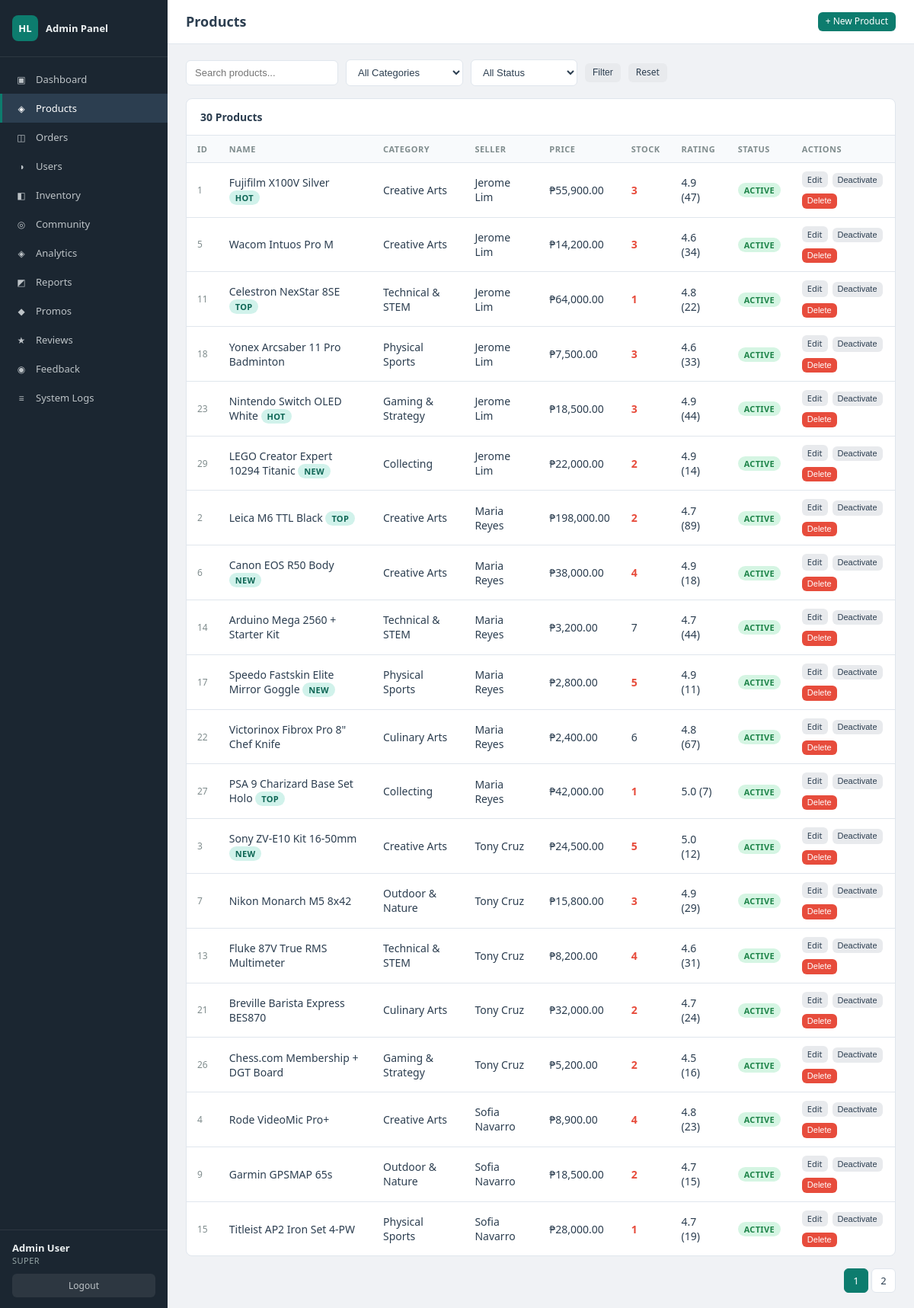
The app's page /admin/products.php (signed in) with its own data.
### tables this page shows
CREATE TABLE products (
    id INT AUTO_INCREMENT PRIMARY KEY,
    seller_id INT NOT NULL,
    category_id VARCHAR(20) NOT NULL,
    name VARCHAR(150) NOT NULL,
    description TEXT,
    price DECIMAL(10,2) NOT NULL,
    original_price DECIMAL(10,2),
    sku VARCHAR(50),
    stock_qty INT DEFAULT 1,
    condition_label VARCHAR(30) NOT NULL,
    brand VARCHAR(100),
    badge ENUM('hot','top','new') DEFAULT NULL,
    bg_gradient VARCHAR(100),
    image_url VARCHAR(500),
    rating DECIMAL(2,1) DEFAULT 0,
    review_count INT DEFAULT 0,
    is_active TINYINT(1) DEFAULT 1,
    created_at TIMESTAMP DEFAULT CURRENT_TIMESTAMP,
    updated_at TIMESTAMP DEFAULT CURRENT_TIMESTAMP ON UPDATE CURRENT_TIMESTAMP,
    FOREIGN KEY (seller_id) REFERENCES users(id),
    FOREIGN KEY (category_id) REFERENCES categories(id)
);

CREATE TABLE categories (
    id VARCHAR(20) PRIMARY KEY,
    label VARCHAR(50) NOT NULL,
    sort_order INT DEFAULT 0
);

CREATE TABLE users (
    id INT AUTO_INCREMENT PRIMARY KEY,
    first_name VARCHAR(50) NOT NULL,
    last_name VARCHAR(50) NOT NULL,
    email VARCHAR(100) NOT NULL UNIQUE,
    username VARCHAR(50) UNIQUE DEFAULT NULL,
    password_hash VARCHAR(255) NOT NULL,
    phone VARCHAR(20),
    avatar_initials VARCHAR(5),
    avatar_color VARCHAR(7) DEFAULT '#0D7C6E',
    role ENUM('buyer','seller','admin') DEFAULT 'buyer',
    admin_level ENUM('super','editor','viewer') DEFAULT NULL,
    trust_badge VARCHAR(50) DEFAULT 'New Member',
    is_verified TINYINT(1) DEFAULT 0,
    created_at TIMESTAMP DEFAULT CURRENT_TIMESTAMP,
    updated_at TIMESTAMP DEFAULT CURRENT_TIMESTAMP ON UPDATE CURRENT_TIMESTAMP
);

### admin/products.php (the view, shortened to what this page needs)
<?php
require_once __DIR__ . '/includes/header.php';
$filter_cat = $_GET['cat'] ?? '';
$filter_status = $_GET['status'] ?? '';
$search = trim($_GET['q'] ?? '');
$page = max(1, (int) ($_GET['page'] ?? 1));
$per_page = 20;
$offset = ($page - 1) * $per_page;
$where = []; $params = [];
$sql_where = $where ? 'WHERE ' . implode(' AND ', $where) : '';
$total = $pdo->prepare("SELECT COUNT(*) FROM products p $sql_where");
$total->execute($params);
$total_count = (int) $total->fetchColumn();
$pages = max(1, (int) ceil($total_count / $per_page));
$stmt = $pdo->prepare("
    SELECT p.*, c.label AS cat_label,
           u.first_name, u.last_name
    FROM products p
    JOIN categories c ON c.id = p.category_id
    JOIN users u ON u.id = p.seller_id
    $sql_where
    ORDER BY p.created_at DESC
    LIMIT $per_page OFFSET $offset
");
$stmt->execute($params);
$products = $stmt->fetchAll();
$page_actions = '<a href="?create=1" class="btn btn-primary btn-sm">+ New Product</a>';
require_once __DIR__ . '/includes/sidebar.php';
?>
<div class="filters">
    <form method="GET" style="display:contents">
        <input type="text" name="q" placeholder="Search products..." value="<?= htmlspecialchars($search) ?>">
        <select name="cat">
            <option value="">All Categories</option>
        </select>
        <select name="status">
            <option value="">All Status</option>
        </select>
        <button type="submit" class="btn btn-gray btn-sm">Filter</button>
        <a href="/hobbyloop/admin/products.php" class="btn btn-gray btn-sm">Reset</a>
    </form>
</div>
<div class="card mb-0">
    <div class="card-header">
        <?= number_format($total_count) ?> Products
    </div>
    <div class="table-wrap">
        <table>
            <thead><tr>
                <th>ID</th><th>Name</th><th>Category</th><th>Seller</th>
                <th>Price</th><th>Stock</th><th>Rating</th><th>Status</th><th>Actions</th>
            </tr></thead>
            <tbody>
            <?php if (empty($products)): ?>
                <tr><td colspan="9" class="text-center text-muted" style="padding:24px">No products found.</td></tr>
            <?php else: ?>
            <?php foreach ($products as $p): ?>
            <tr>
                <td class="text-muted"><?= $p['id'] ?></td>
                <td><?= htmlspecialchars($p['name']) ?>
                    <?php if ($p['badge']): ?><span class="badge badge-teal"><?= $p['badge'] ?></span><?php endif; ?>
                </td>
                <td><?= htmlspecialchars($p['cat_label']) ?></td>
                <td><?= htmlspecialchars($p['first_name'] . ' ' . $p['last_name']) ?></td>
                <td>₱<?= number_format($p['price'], 2) ?></td>
                <td class="<?= $p['stock_qty'] <= 5 ? 'low-stock' : '' ?>"><?= $p['stock_qty'] ?></td>
                <td><?= $p['rating'] ?> (<?= $p['review_count'] ?>)</td>
                <td><span class="badge <?= $p['is_active'] ? 'badge-green' : 'badge-gray' ?>"><?= $p['is_active'] ? 'Active' : 'Inactive' ?></span></td>
                <td>
                    <div class="gap-2">
                        <a href="?edit=<?= $p['id'] ?>" class="btn btn-gray btn-xs">Edit</a>
                        <form method="POST" style="display:inline">
                            <button class="btn btn-gray btn-xs"><?= $p['is_active'] ? 'Deactivate' : 'Activate' ?></button>
                        </form>
                        <?php if (is_super()): ?>
                        <form method="POST" style="display:inline" onsubmit="return confirm('Delete this product?')">
                            <button class="btn btn-danger btn-xs">Delete</button>
                        </form>
                        <?php endif; ?>
                    </div>
                </td>
            </tr>
            <?php endforeach; ?>
            <?php endif; ?>
            </tbody>
        </table>
    </div>
</div>
<?php if ($pages > 1): ?>
<div class="pagination">
    <?php for ($i = 1; $i <= $pages; $i++): ?>
    <a href="?page=<?= $i ?>&cat=<?= urlencode($filter_cat) ?>&status=<?= urlencode($filter_status) ?>&q=<?= urlencode($search) ?>"
       class="<?= $i === $page ? 'current' : '' ?>"><?= $i ?></a>
    <?php endfor; ?>
</div>
<?php endif; ?>
<?php require_once __DIR__ . '/includes/footer.php'; ?>

### admin/admin.css (style rules this page uses)
*, *::before, *::after { box-sizing: border-box; margin: 0; padding: 0; }
:root { --sidebar-w: 220px; --teal: #0D7C6E; --teal-dark: #0a6459; --sidebar-bg: #1b2631; --sidebar-hover: #2c3e50; --sidebar-active: #0D7C6E; --text: #2c3e50; --text-light: #7f8c8d; --bg: #f0f2f5; --card-bg: #ffffff; --border: #e0e6ed; --red: #e74c3c; --green: #27ae60; --orange: #e67e22; --blue: #2980b9; }
body { font-family: 'Segoe UI', system-ui, sans-serif; font-size: 14px; color: var(--text); background: var(--bg); }
.card { background: var(--card-bg); border: 1px solid var(--border); border-radius: 8px; margin-bottom: 20px; overflow: hidden; }
.card-header { padding: 14px 18px; border-bottom: 1px solid var(--border); font-weight: 600; font-size: 14px; display: flex; align-items: center; justify-content: space-between; gap: 10px; }
.table-wrap { overflow-x: auto; }
table { width: 100%; border-collapse: collapse; }
thead th { padding: 10px 14px; text-align: left; font-size: 11px; font-weight: 600; text-transform: uppercase; letter-spacing: .5px; color: var(--text-light); border-bottom: 1px solid var(--border); background: #f8fafc; }
tbody td { padding: 11px 14px; border-bottom: 1px solid var(--border); vertical-align: middle; }
tbody tr:last-child td { border-bottom: none; }
.badge { display: inline-block; padding: 2px 8px; border-radius: 20px; font-size: 11px; font-weight: 600; text-transform: uppercase; letter-spacing: .3px; }
.badge-green { background: #d5f5e3; color: #1e8449; }
.badge-teal { background: #d1f2eb; color: #0e6655; }
.btn { display: inline-flex; align-items: center; gap: 5px; padding: 7px 14px; border: none; border-radius: 6px; font-size: 13px; font-weight: 500; cursor: pointer; text-decoration: none; transition: opacity .15s; line-height: 1.4; }
.btn-primary { background: var(--teal); color: #fff; }
.btn-danger { background: var(--red); color: #fff; }
.btn-gray { background: #e8eaed; color: var(--text); }
.btn-sm { padding: 4px 10px; font-size: 12px; }
.btn-xs { padding: 2px 7px; font-size: 11px; }
input[type=text], input[type=email], input[type=number], input[type=date], input[type=password], select, textarea { width: 100%; padding: 8px 11px; border: 1px solid var(--border); border-radius: 6px; font-size: 13px; color: var(--text); background: #fff; transition: border-color .15s; }
.filters { display: flex; align-items: center; gap: 10px; flex-wrap: wrap; margin-bottom: 16px; }
.filters select, .filters input[type=text] { width: auto; min-width: 140px; }
.pagination { display: flex; gap: 4px; margin-top: 16px; justify-content: flex-end; }
.pagination a, .pagination span { display: inline-flex; align-items: center; justify-content: center; width: 32px; height: 32px; border: 1px solid var(--border); border-radius: 6px; font-size: 13px; text-decoration: none; color: var(--text); background: #fff; }
.pagination .current { background: var(--teal); color: #fff; border-color: var(--teal); }
.low-stock { color: var(--red); font-weight: 600; }
.text-muted { color: var(--text-light); font-size: 12px; }
.mb-0 { margin-bottom: 0; }
.gap-2 { display: flex; gap: 6px; flex-wrap: wrap; }

### records on screen
products: id "1", name "Fujifilm X100V Silver", badge "HOT", category.label "Creative Arts", seller.last_name "Jerome Lim", price "55,900.00", stock_qty "3", rating "4.9", review_count "47", is_active "ACTIVE"
products: id "5", name "Wacom Intuos Pro M", category.label "Creative Arts", seller.last_name "Jerome Lim", price "14,200.00", stock_qty "3", rating "4.6", review_count "34", is_active "ACTIVE"
products: id "11", name "Celestron NexStar 8SE", badge "TOP", category.label "Technical & STEM", seller.last_name "Jerome Lim", price "64,000.00", stock_qty "1", rating "4.8", review_count "22", is_active "ACTIVE"
products: id "18", name "Yonex Arcsaber 11 Pro Badminton", category.label "Physical Sports", seller.last_name "Jerome Lim", price "7,500.00", stock_qty "3", rating "4.6", review_count "33", is_active "ACTIVE"
products: id "23", name "Nintendo Switch OLED White", badge "HOT", category.label "Gaming & Strategy", seller.last_name "Jerome Lim", price "18,500.00", stock_qty "3", rating "4.9", review_count "44", is_active "ACTIVE"
products: id "29", name "LEGO Creator Expert 10294 Titanic", badge "NEW", category.label "Collecting", seller.last_name "Jerome Lim", price "22,000.00", stock_qty "2", rating "4.9", review_count "14", is_active "ACTIVE"
products: id "2", name "Leica M6 TTL Black", badge "TOP", category.label "Creative Arts", seller.last_name "Maria Reyes", price "198,000.00", stock_qty "2", rating "4.7", review_count "89", is_active "ACTIVE"
products: id "6", name "Canon EOS R50 Body", badge "NEW", category.label "Creative Arts", seller.last_name "Maria Reyes", price "38,000.00", stock_qty "4", rating "4.9", review_count "18", is_active "ACTIVE"
products: id "14", name "Arduino Mega 2560 + Starter Kit", category.label "Technical & STEM", seller.last_name "Maria Reyes", price "3,200.00", stock_qty "7", rating "4.7", review_count "44", is_active "ACTIVE"
products: id "17", name "Speedo Fastskin Elite Mirror Goggle", badge "NEW", category.label "Physical Sports", seller.last_name "Maria Reyes", price "2,800.00", stock_qty "5", rating "4.9", review_count "11", is_active "ACTIVE"
products: id "22", name "Victorinox Fibrox Pro 8\" Chef Knife", category.label "Culinary Arts", seller.last_name "Maria Reyes", price "2,400.00", stock_qty "6", rating "4.8", review_count "67", is_active "ACTIVE"
products: id "27", name "PSA 9 Charizard Base Set Holo", badge "TOP", category.label "Collecting", seller.last_name "Maria Reyes", price "42,000.00", stock_qty "1", rating "5.0", review_count "7", is_active "ACTIVE"
products: id "3", name "Sony ZV-E10 Kit 16-50mm", badge "NEW", category.label "Creative Arts", seller.last_name "Tony Cruz", price "24,500.00", stock_qty "5", rating "5.0", review_count "12", is_active "ACTIVE"
products: id "7", name "Nikon Monarch M5 8x42", category.label "Outdoor & Nature", seller.last_name "Tony Cruz", price "15,800.00", stock_qty "3", rating "4.9", review_count "29", is_active "ACTIVE"
products: id "13", name "Fluke 87V True RMS Multimeter", category.label "Technical & STEM", seller.last_name "Tony Cruz", price "8,200.00", stock_qty "4", rating "4.6", review_count "31", is_active "ACTIVE"
products: id "21", name "Breville Barista Express BES870", category.label "Culinary Arts", seller.last_name "Tony Cruz", price "32,000.00", stock_qty "2", rating "4.7", review_count "24", is_active "ACTIVE"
products: id "26", name "Chess.com Membership + DGT Board", category.label "Gaming & Strategy", seller.last_name "Tony Cruz", price "5,200.00", stock_qty "2", rating "4.5", review_count "16", is_active "ACTIVE"
products: id "4", name "Rode VideoMic Pro+", category.label "Creative Arts", seller.last_name "Sofia Navarro", price "8,900.00", stock_qty "4", rating "4.8", review_count "23", is_active "ACTIVE"
products: id "9", name "Garmin GPSMAP 65s", category.label "Outdoor & Nature", seller.last_name "Sofia Navarro", price "18,500.00", stock_qty "2", rating "4.7", review_count "15", is_active "ACTIVE"
products: id "15", name "Titleist AP2 Iron Set 4-PW", category.label "Physical Sports", seller.last_name "Sofia Navarro", price "28,000.00", stock_qty "1", rating "4.7", review_count "19", is_active "ACTIVE"

### other values on screen
$item['icon'] "▣"
$item['label'] "Dashboard"
$item['icon'] "◈"
$item['label'] "Products"
$item['icon'] "◫"
$item['label'] "Orders"
$item['icon'] "◑"
$item['label'] "Users"
$item['icon'] "◧"
$item['label'] "Inventory"
$item['icon'] "◎"
$item['label'] "Community"
$item['label'] "Analytics"
$item['icon'] "◩"
$item['label'] "Reports"
